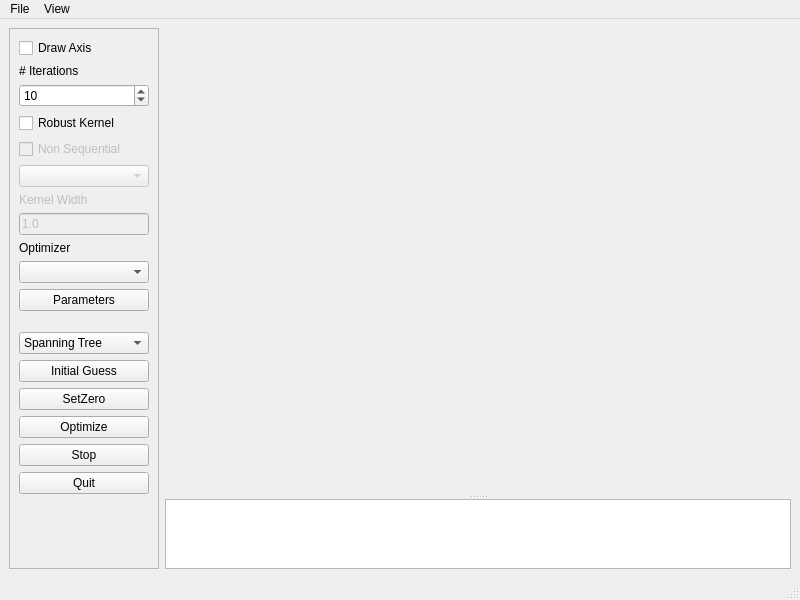
<?xml version="1.0" encoding="UTF-8"?>
<ui version="4.0">
 <class>BaseMainWindow</class>
 <widget class="QMainWindow" name="BaseMainWindow">
  <property name="geometry">
   <rect>
    <x>0</x>
    <y>0</y>
    <width>800</width>
    <height>600</height>
   </rect>
  </property>
  <property name="windowTitle">
   <string>g2o Viewer</string>
  </property>
  <widget class="QWidget" name="centralwidget">
   <layout class="QHBoxLayout" name="horizontalLayout">
    <item>
     <widget class="QFrame" name="frame">
      <property name="sizePolicy">
       <sizepolicy hsizetype="Preferred" vsizetype="Preferred">
        <horstretch>0</horstretch>
        <verstretch>0</verstretch>
       </sizepolicy>
      </property>
      <property name="minimumSize">
       <size>
        <width>150</width>
        <height>0</height>
       </size>
      </property>
      <property name="frameShape">
       <enum>QFrame::StyledPanel</enum>
      </property>
      <property name="frameShadow">
       <enum>QFrame::Raised</enum>
      </property>
      <layout class="QVBoxLayout" name="verticalLayout_2">
       <item>
        <widget class="QCheckBox" name="cbDrawAxis">
         <property name="text">
          <string>Draw Axis</string>
         </property>
         <property name="checked">
          <bool>false</bool>
         </property>
        </widget>
       </item>
       <item>
        <widget class="QLabel" name="label">
         <property name="text">
          <string># Iterations</string>
         </property>
        </widget>
       </item>
       <item>
        <widget class="QSpinBox" name="spIterations">
         <property name="minimum">
          <number>1</number>
         </property>
         <property name="maximum">
          <number>10000</number>
         </property>
         <property name="value">
          <number>10</number>
         </property>
        </widget>
       </item>
       <item>
        <widget class="QCheckBox" name="cbRobustKernel">
         <property name="text">
          <string>Robust Kernel</string>
         </property>
        </widget>
       </item>
       <item>
        <widget class="QCheckBox" name="cbOnlyLoop">
         <property name="enabled">
          <bool>false</bool>
         </property>
         <property name="toolTip">
          <string>Only apply the robust kernel for loop closures</string>
         </property>
         <property name="text">
          <string>Non Sequential</string>
         </property>
        </widget>
       </item>
       <item>
        <widget class="QComboBox" name="coRobustKernel">
         <property name="enabled">
          <bool>false</bool>
         </property>
        </widget>
       </item>
       <item>
        <widget class="QLabel" name="label_4">
         <property name="enabled">
          <bool>false</bool>
         </property>
         <property name="text">
          <string>Kernel Width</string>
         </property>
        </widget>
       </item>
       <item>
        <widget class="QLineEdit" name="leKernelWidth">
         <property name="enabled">
          <bool>false</bool>
         </property>
         <property name="text">
          <string>1.0</string>
         </property>
        </widget>
       </item>
       <item>
        <widget class="QLabel" name="label_2">
         <property name="text">
          <string>Optimizer</string>
         </property>
        </widget>
       </item>
       <item>
        <widget class="QComboBox" name="coOptimizer"/>
       </item>
       <item>
        <widget class="QPushButton" name="btnOptimizerParamaters">
         <property name="toolTip">
          <string>Adjust the parameters of the optimizer</string>
         </property>
         <property name="text">
          <string>Parameters</string>
         </property>
        </widget>
       </item>
       <item>
        <spacer name="verticalSpacer_2">
         <property name="orientation">
          <enum>Qt::Vertical</enum>
         </property>
         <property name="sizeType">
          <enum>QSizePolicy::Minimum</enum>
         </property>
         <property name="sizeHint" stdset="0">
          <size>
           <width>20</width>
           <height>15</height>
          </size>
         </property>
        </spacer>
       </item>
       <item>
        <widget class="QComboBox" name="cbxIniitialGuessMethod">
         <property name="toolTip">
          <string>Which method is applied to compute the initial guess</string>
         </property>
         <item>
          <property name="text">
           <string>Spanning Tree</string>
          </property>
         </item>
         <item>
          <property name="text">
           <string>Odometry</string>
          </property>
         </item>
        </widget>
       </item>
       <item>
        <widget class="QPushButton" name="btnInitialGuess">
         <property name="text">
          <string>Initial Guess</string>
         </property>
        </widget>
       </item>
       <item>
        <widget class="QPushButton" name="btnSetZero">
         <property name="text">
          <string>SetZero</string>
         </property>
        </widget>
       </item>
       <item>
        <widget class="QPushButton" name="btnOptimize">
         <property name="text">
          <string>Optimize</string>
         </property>
        </widget>
       </item>
       <item>
        <widget class="QPushButton" name="btnForceStop">
         <property name="text">
          <string>Stop</string>
         </property>
        </widget>
       </item>
       <item>
        <widget class="QPushButton" name="btnQuit">
         <property name="text">
          <string>Quit</string>
         </property>
        </widget>
       </item>
       <item>
        <spacer name="verticalSpacer">
         <property name="orientation">
          <enum>Qt::Vertical</enum>
         </property>
         <property name="sizeHint" stdset="0">
          <size>
           <width>20</width>
           <height>364</height>
          </size>
         </property>
        </spacer>
       </item>
      </layout>
     </widget>
    </item>
    <item>
     <widget class="QSplitter" name="splitter">
      <property name="sizePolicy">
       <sizepolicy hsizetype="Preferred" vsizetype="Expanding">
        <horstretch>1</horstretch>
        <verstretch>0</verstretch>
       </sizepolicy>
      </property>
      <property name="orientation">
       <enum>Qt::Vertical</enum>
      </property>
      <widget class="g2o::G2oQGLViewer" name="viewer" native="true">
       <property name="sizePolicy">
        <sizepolicy hsizetype="Preferred" vsizetype="MinimumExpanding">
         <horstretch>0</horstretch>
         <verstretch>100</verstretch>
        </sizepolicy>
       </property>
      </widget>
      <widget class="QPlainTextEdit" name="plainTextEdit">
       <property name="sizePolicy">
        <sizepolicy hsizetype="Preferred" vsizetype="Preferred">
         <horstretch>0</horstretch>
         <verstretch>1</verstretch>
        </sizepolicy>
       </property>
       <property name="readOnly">
        <bool>true</bool>
       </property>
      </widget>
     </widget>
    </item>
   </layout>
  </widget>
  <widget class="QMenuBar" name="menubar">
   <property name="geometry">
    <rect>
     <x>0</x>
     <y>0</y>
     <width>800</width>
     <height>23</height>
    </rect>
   </property>
   <widget class="QMenu" name="menuFile">
    <property name="title">
     <string>File</string>
    </property>
    <addaction name="actionLoad"/>
    <addaction name="actionSave"/>
    <addaction name="separator"/>
    <addaction name="actionSave_Screenshot"/>
    <addaction name="separator"/>
    <addaction name="actionLoad_Viewer_State"/>
    <addaction name="actionSave_Viewer_State"/>
    <addaction name="separator"/>
    <addaction name="actionQuit"/>
   </widget>
   <widget class="QMenu" name="menuView">
    <property name="title">
     <string>View</string>
    </property>
    <addaction name="actionWhite_Background"/>
    <addaction name="actionDefault_Background"/>
    <addaction name="separator"/>
    <addaction name="actionDump_Images"/>
    <addaction name="separator"/>
    <addaction name="actionProperties"/>
   </widget>
   <addaction name="menuFile"/>
   <addaction name="menuView"/>
  </widget>
  <widget class="QStatusBar" name="statusbar"/>
  <action name="actionLoad">
   <property name="text">
    <string>Load</string>
   </property>
  </action>
  <action name="actionSave">
   <property name="text">
    <string>Save</string>
   </property>
  </action>
  <action name="actionQuit">
   <property name="text">
    <string>Quit</string>
   </property>
  </action>
  <action name="actionWhite_Background">
   <property name="text">
    <string>White Background</string>
   </property>
  </action>
  <action name="actionDefault_Background">
   <property name="text">
    <string>Default Background</string>
   </property>
  </action>
  <action name="actionDump_Images">
   <property name="checkable">
    <bool>true</bool>
   </property>
   <property name="text">
    <string>Dump Images</string>
   </property>
  </action>
  <action name="actionProperties">
   <property name="text">
    <string>Draw Options</string>
   </property>
  </action>
  <action name="actionSave_Screenshot">
   <property name="text">
    <string>Save Screenshot</string>
   </property>
  </action>
  <action name="actionSave_Viewer_State">
   <property name="text">
    <string>Save Viewer State</string>
   </property>
  </action>
  <action name="actionLoad_Viewer_State">
   <property name="text">
    <string>Load Viewer State</string>
   </property>
  </action>
 </widget>
 <customwidgets>
  <customwidget>
   <class>g2o::G2oQGLViewer</class>
   <extends>QWidget</extends>
   <header>g2o_qglviewer.h</header>
   <container>1</container>
  </customwidget>
 </customwidgets>
 <resources/>
 <connections>
  <connection>
   <sender>cbRobustKernel</sender>
   <signal>toggled(bool)</signal>
   <receiver>label_4</receiver>
   <slot>setEnabled(bool)</slot>
   <hints>
    <hint type="sourcelabel">
     <x>131</x>
     <y>142</y>
    </hint>
    <hint type="destinationlabel">
     <x>144</x>
     <y>233</y>
    </hint>
   </hints>
  </connection>
  <connection>
   <sender>cbRobustKernel</sender>
   <signal>toggled(bool)</signal>
   <receiver>leKernelWidth</receiver>
   <slot>setEnabled(bool)</slot>
   <hints>
    <hint type="sourcelabel">
     <x>147</x>
     <y>142</y>
    </hint>
    <hint type="destinationlabel">
     <x>148</x>
     <y>266</y>
    </hint>
   </hints>
  </connection>
  <connection>
   <sender>btnQuit</sender>
   <signal>clicked()</signal>
   <receiver>BaseMainWindow</receiver>
   <slot>close()</slot>
   <hints>
    <hint type="sourcelabel">
     <x>101</x>
     <y>541</y>
    </hint>
    <hint type="destinationlabel">
     <x>5</x>
     <y>554</y>
    </hint>
   </hints>
  </connection>
  <connection>
   <sender>cbRobustKernel</sender>
   <signal>toggled(bool)</signal>
   <receiver>coRobustKernel</receiver>
   <slot>setEnabled(bool)</slot>
   <hints>
    <hint type="sourcelabel">
     <x>33</x>
     <y>133</y>
    </hint>
    <hint type="destinationlabel">
     <x>56</x>
     <y>210</y>
    </hint>
   </hints>
  </connection>
  <connection>
   <sender>cbRobustKernel</sender>
   <signal>toggled(bool)</signal>
   <receiver>cbOnlyLoop</receiver>
   <slot>setEnabled(bool)</slot>
   <hints>
    <hint type="sourcelabel">
     <x>103</x>
     <y>141</y>
    </hint>
    <hint type="destinationlabel">
     <x>101</x>
     <y>160</y>
    </hint>
   </hints>
  </connection>
 </connections>
</ui>
